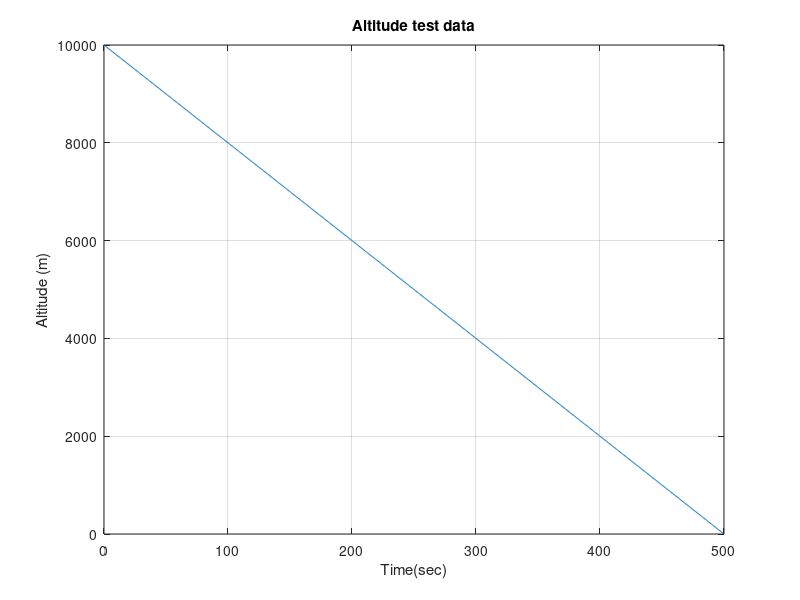

This figure's MATLAB source:
%{
Generate wrong altitude simulation 

%}

% flight time 
num_samples = 1000;
time = 0:0.01:50;
time = time(2:end); 
xu = 0.0005;

f = length(time)/10;
y = linspace(0, 10000, num_samples);  % y-axis
x = linspace(500,0, num_samples); % x-axis

y1 = linspace(0, 10000, num_samples);
x1 = linspace(500, 1000, num_samples);

% join the vectors 
x_joined = [x x1];
y_joined = [y y1];


% send to csv
m = [x' y'];
dlmwrite('wrong_altitude_data.csv', m); 

plot(x' ,y');
xlabel( 'Time(sec)' );
ylabel('Altitude (m)');
title("Altitude test data");
grid on

